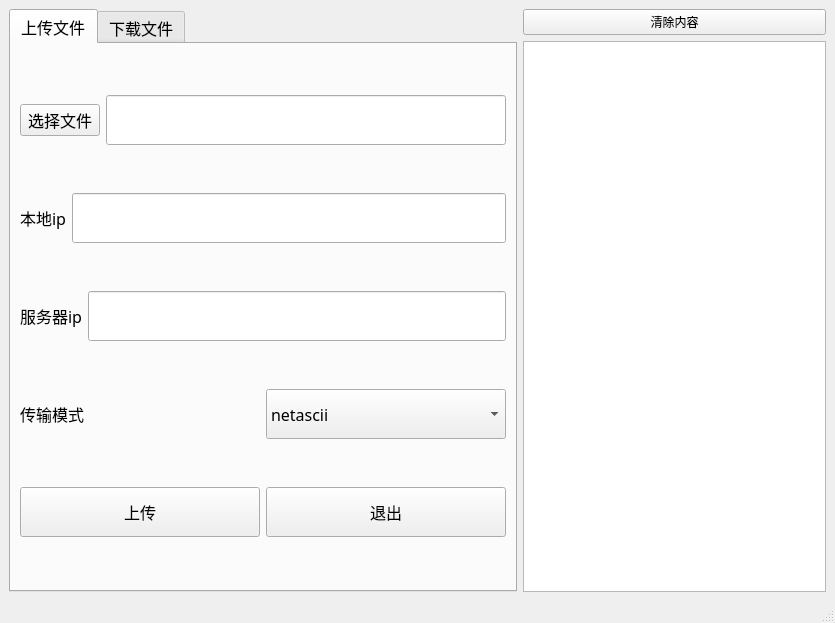
<?xml version="1.0" encoding="UTF-8"?>
<ui version="4.0">
 <class>MainWindow</class>
 <widget class="QMainWindow" name="MainWindow">
  <property name="geometry">
   <rect>
    <x>0</x>
    <y>0</y>
    <width>835</width>
    <height>623</height>
   </rect>
  </property>
  <property name="windowTitle">
   <string>MainWindow</string>
  </property>
  <widget class="QWidget" name="centralwidget">
   <layout class="QGridLayout" name="gridLayout_3">
    <item row="0" column="0">
     <layout class="QHBoxLayout" name="horizontalLayout_6">
      <item>
       <widget class="QTabWidget" name="tabWidget">
        <property name="font">
         <font>
          <family>黑体</family>
          <pointsize>12</pointsize>
         </font>
        </property>
        <property name="currentIndex">
         <number>0</number>
        </property>
        <widget class="QWidget" name="tab">
         <attribute name="title">
          <string>上传文件</string>
         </attribute>
         <layout class="QGridLayout" name="gridLayout_2">
          <item row="8" column="0">
           <layout class="QHBoxLayout" name="horizontalLayout_5">
            <item>
             <widget class="QPushButton" name="upload">
              <property name="minimumSize">
               <size>
                <width>0</width>
                <height>50</height>
               </size>
              </property>
              <property name="font">
               <font>
                <family>黑体</family>
                <pointsize>12</pointsize>
               </font>
              </property>
              <property name="text">
               <string>上传</string>
              </property>
             </widget>
            </item>
            <item>
             <widget class="QPushButton" name="Exit2">
              <property name="minimumSize">
               <size>
                <width>0</width>
                <height>50</height>
               </size>
              </property>
              <property name="text">
               <string>退出</string>
              </property>
             </widget>
            </item>
           </layout>
          </item>
          <item row="6" column="0">
           <layout class="QHBoxLayout" name="horizontalLayout_3">
            <item>
             <widget class="QLabel" name="label_2">
              <property name="font">
               <font>
                <family>黑体</family>
                <pointsize>12</pointsize>
               </font>
              </property>
              <property name="text">
               <string>服务器ip</string>
              </property>
             </widget>
            </item>
            <item>
             <widget class="QLineEdit" name="uploadServerIP">
              <property name="minimumSize">
               <size>
                <width>200</width>
                <height>50</height>
               </size>
              </property>
             </widget>
            </item>
           </layout>
          </item>
          <item row="2" column="0">
           <layout class="QHBoxLayout" name="horizontalLayout_2">
            <item>
             <widget class="QLabel" name="label">
              <property name="font">
               <font>
                <family>黑体</family>
                <pointsize>12</pointsize>
               </font>
              </property>
              <property name="text">
               <string>本地ip</string>
              </property>
             </widget>
            </item>
            <item>
             <widget class="QLineEdit" name="uploadLocalIP">
              <property name="minimumSize">
               <size>
                <width>150</width>
                <height>50</height>
               </size>
              </property>
             </widget>
            </item>
           </layout>
          </item>
          <item row="0" column="0">
           <layout class="QHBoxLayout" name="horizontalLayout">
            <item>
             <widget class="QPushButton" name="FileChoose">
              <property name="font">
               <font>
                <family>黑体</family>
                <pointsize>12</pointsize>
               </font>
              </property>
              <property name="text">
               <string>选择文件</string>
              </property>
             </widget>
            </item>
            <item>
             <widget class="QLineEdit" name="FilePath">
              <property name="minimumSize">
               <size>
                <width>400</width>
                <height>50</height>
               </size>
              </property>
             </widget>
            </item>
           </layout>
          </item>
          <item row="7" column="0">
           <layout class="QHBoxLayout" name="horizontalLayout_4">
            <item>
             <widget class="QLabel" name="label_3">
              <property name="font">
               <font>
                <family>黑体</family>
                <pointsize>12</pointsize>
               </font>
              </property>
              <property name="text">
               <string>传输模式</string>
              </property>
             </widget>
            </item>
            <item>
             <widget class="QComboBox" name="uploadMode">
              <property name="minimumSize">
               <size>
                <width>125</width>
                <height>50</height>
               </size>
              </property>
              <property name="font">
               <font>
                <family>黑体</family>
                <pointsize>12</pointsize>
               </font>
              </property>
              <item>
               <property name="text">
                <string>netascii</string>
               </property>
              </item>
              <item>
               <property name="text">
                <string>octet</string>
               </property>
              </item>
             </widget>
            </item>
           </layout>
          </item>
         </layout>
        </widget>
        <widget class="QWidget" name="tab_2">
         <attribute name="title">
          <string>下载文件</string>
         </attribute>
         <layout class="QGridLayout" name="gridLayout">
          <item row="0" column="0">
           <layout class="QHBoxLayout" name="horizontalLayout_7">
            <item>
             <widget class="QLabel" name="label_6">
              <property name="text">
               <string>服务器ip</string>
              </property>
             </widget>
            </item>
            <item>
             <widget class="QLineEdit" name="downloadServerIP">
              <property name="minimumSize">
               <size>
                <width>0</width>
                <height>50</height>
               </size>
              </property>
             </widget>
            </item>
           </layout>
          </item>
          <item row="1" column="0">
           <layout class="QHBoxLayout" name="horizontalLayout_8">
            <item>
             <widget class="QLabel" name="label_4">
              <property name="text">
               <string>服务器文件名称</string>
              </property>
             </widget>
            </item>
            <item>
             <widget class="QLineEdit" name="downloadServerFilename">
              <property name="minimumSize">
               <size>
                <width>0</width>
                <height>50</height>
               </size>
              </property>
             </widget>
            </item>
           </layout>
          </item>
          <item row="2" column="0">
           <layout class="QHBoxLayout" name="horizontalLayout_9">
            <item>
             <widget class="QLabel" name="label_7">
              <property name="text">
               <string>本地ip</string>
              </property>
             </widget>
            </item>
            <item>
             <widget class="QLineEdit" name="downloadLocalIP">
              <property name="minimumSize">
               <size>
                <width>0</width>
                <height>50</height>
               </size>
              </property>
             </widget>
            </item>
           </layout>
          </item>
          <item row="3" column="0">
           <layout class="QHBoxLayout" name="horizontalLayout_10">
            <item>
             <widget class="QLabel" name="label_5">
              <property name="text">
               <string>本地文件名称</string>
              </property>
             </widget>
            </item>
            <item>
             <widget class="QLineEdit" name="downloadLocalFilename">
              <property name="minimumSize">
               <size>
                <width>0</width>
                <height>50</height>
               </size>
              </property>
             </widget>
            </item>
           </layout>
          </item>
          <item row="4" column="0">
           <layout class="QHBoxLayout" name="horizontalLayout_11">
            <item>
             <widget class="QLabel" name="label_8">
              <property name="text">
               <string>传输模式</string>
              </property>
             </widget>
            </item>
            <item>
             <widget class="QComboBox" name="downloadMode">
              <property name="minimumSize">
               <size>
                <width>0</width>
                <height>50</height>
               </size>
              </property>
              <item>
               <property name="text">
                <string>netascii</string>
               </property>
              </item>
              <item>
               <property name="text">
                <string>octet</string>
               </property>
              </item>
             </widget>
            </item>
           </layout>
          </item>
          <item row="5" column="0">
           <layout class="QHBoxLayout" name="horizontalLayout_12">
            <item>
             <widget class="QPushButton" name="download">
              <property name="minimumSize">
               <size>
                <width>0</width>
                <height>50</height>
               </size>
              </property>
              <property name="text">
               <string>下载</string>
              </property>
             </widget>
            </item>
            <item>
             <widget class="QPushButton" name="Exit1">
              <property name="minimumSize">
               <size>
                <width>0</width>
                <height>50</height>
               </size>
              </property>
              <property name="text">
               <string>退出</string>
              </property>
             </widget>
            </item>
           </layout>
          </item>
         </layout>
        </widget>
       </widget>
      </item>
      <item>
       <layout class="QVBoxLayout" name="verticalLayout">
        <item>
         <widget class="QPushButton" name="ClearButton">
          <property name="text">
           <string>清除内容</string>
          </property>
         </widget>
        </item>
        <item>
         <widget class="QTextBrowser" name="output">
          <property name="minimumSize">
           <size>
            <width>300</width>
            <height>0</height>
           </size>
          </property>
          <property name="font">
           <font>
            <family>黑体</family>
            <pointsize>12</pointsize>
           </font>
          </property>
         </widget>
        </item>
       </layout>
      </item>
     </layout>
    </item>
   </layout>
  </widget>
  <widget class="QStatusBar" name="statusbar"/>
 </widget>
 <resources/>
 <connections/>
</ui>
